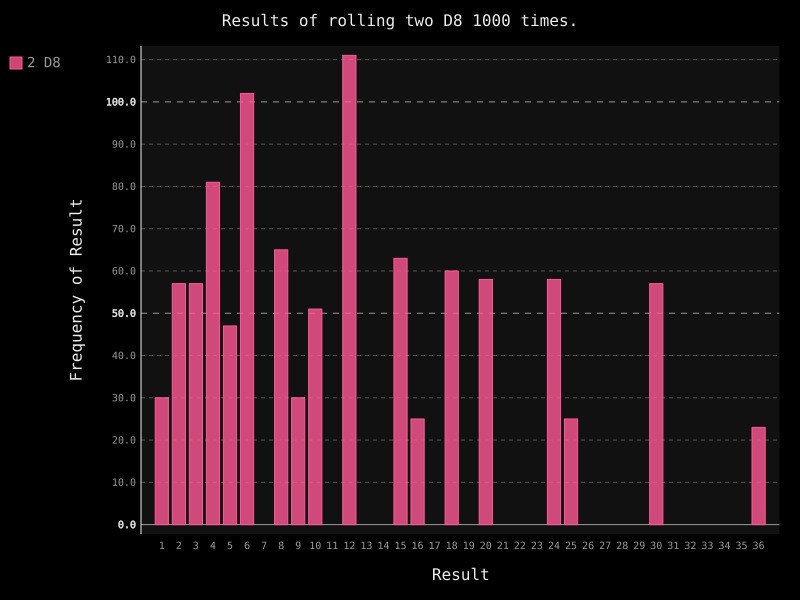

Generate this figure with Python:
import pygal

from die import Die

# Create a D8.
die1 = Die(6)
die2 = Die(6)

# Make some rolls, and store results in a list.
results = []
for roll_num in range(1000):
    result = die1.roll() * die2.roll()
    results.append(result)
    
# Analyze the results.
frequencies = []
for value in range(1, die1.num_sides * die2.num_sides + 1):
    frequency = results.count(value)
    frequencies.append(frequency)
    
# Visualize the results.
hist = pygal.Bar()

hist.title = "Results of rolling two D8 1000 times."
hist.x_labels = []
for value in range(1, die1.num_sides * die2.num_sides + 1):
	hist.x_labels.append(str(value))
hist.x_title = "Result"
hist.y_title = "Frequency of Result"

hist.add('2 D8', frequencies)
hist.render_to_file('die_visual.svg')
